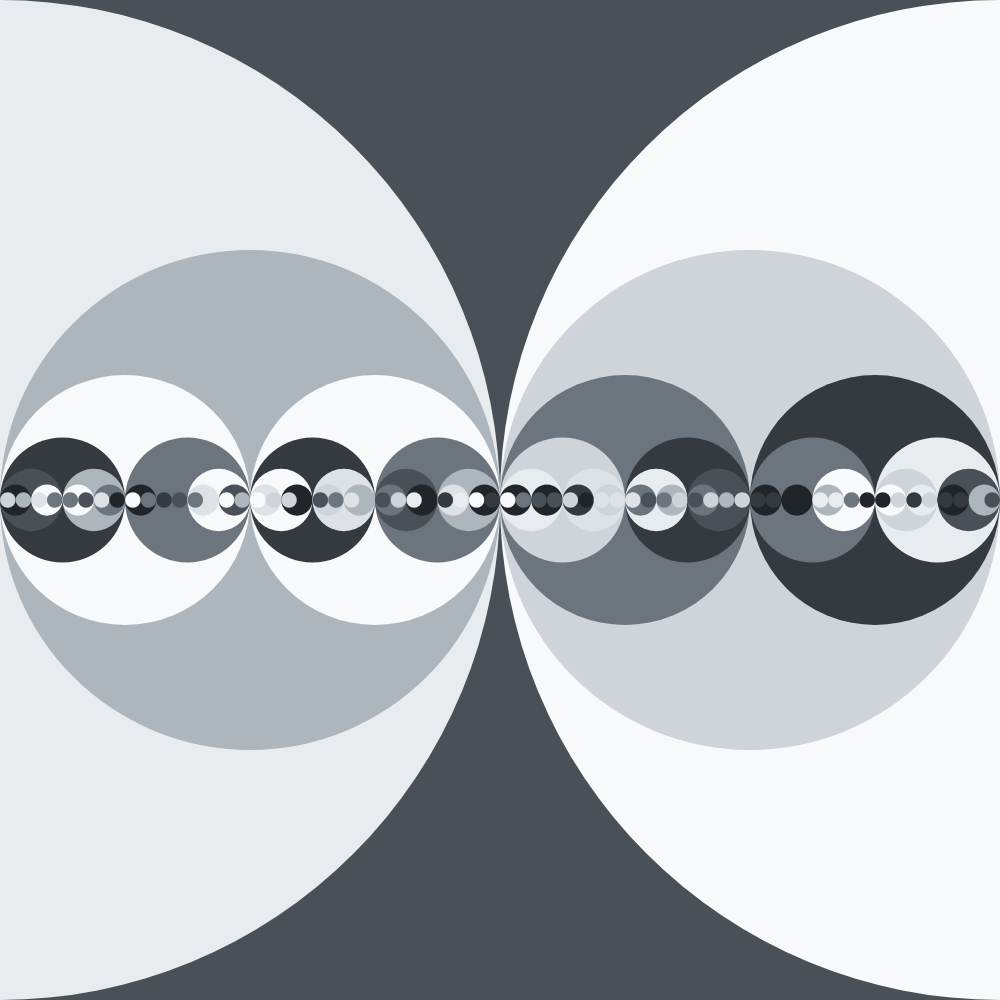
Frame 1 (no input)
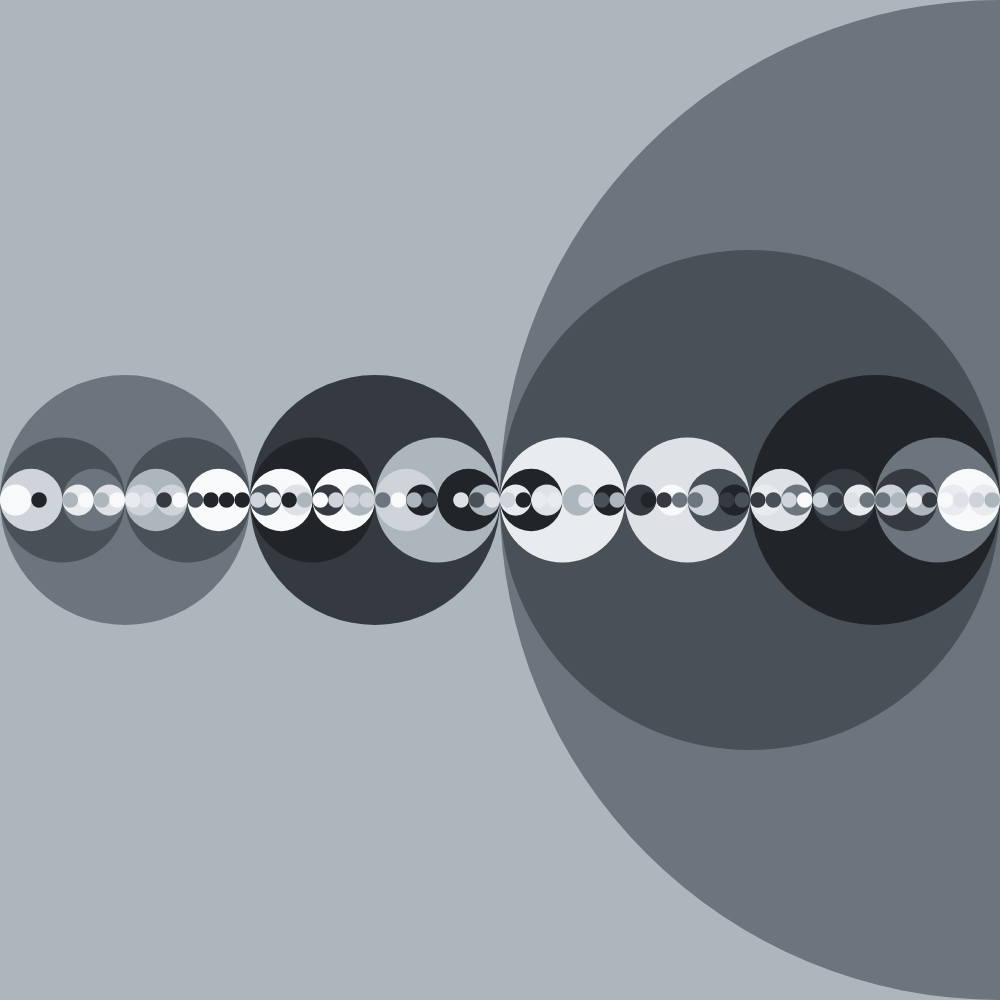
Frame 2 (the mouse pressed at the canvas centre, redrawn once)

The p5.js sketch that drew these frames (run headless with seeded random() and noise() and a simulated clock; the mouse was pressed at the canvas centre and the sketch redrawn once):

// p5.js sketch
// ── sketch.js
const height = 1000;
const width = 1000;
const keySize = 100;

const rows = 80;
const cols = 80;

const palette = ["#f8f9fa", "#e9ecef", "#dee2e6", "#ced4da", "#adb5bd", "#6c757d", "#495057", "#343a40", "#212529"]

function setup() {
    createCanvas(width, height);
    rectMode(CENTER);
    noLoop();
}

function draw() {
    background(palette[0]);
    // for (let i = 0; i < rows; i++) {
    //     const color = palette[Math.floor(random(1, 8))];
    //     draw_square([0.01 * i, 0.01], keySize, 10, color);
    // }
    drawRect(width / 2, height, 8);
    // resetMatrix();
    // for (let i = 0; i < 8; i++) {
    //     drawRect(keySize, keySize, 10);
    //     translate(keySize * 2, 0);
    // }
}

function drawRect(x, size, level) {
    // 'level' is the variable that terminates the recursion once it reaches
    // a certain value (here, 1). If a terminating condition is not
    // specified, a recursive function keeps calling itself again and again
    // until it runs out of stack space - not a favourable outcome!
    noStroke();
    fill(palette[Math.floor(random(9))]);
    circle(x, height / 2, size * 2, size * 2);
    if (level > 1) {
        // 'level' decreases by 1 at every step and thus makes the terminating condition
        // attainable
        level = level - 1;
        drawRect(x - size / 2, size / 2, level);
        drawRect(x + size / 2, size / 2, level);
    }
}
